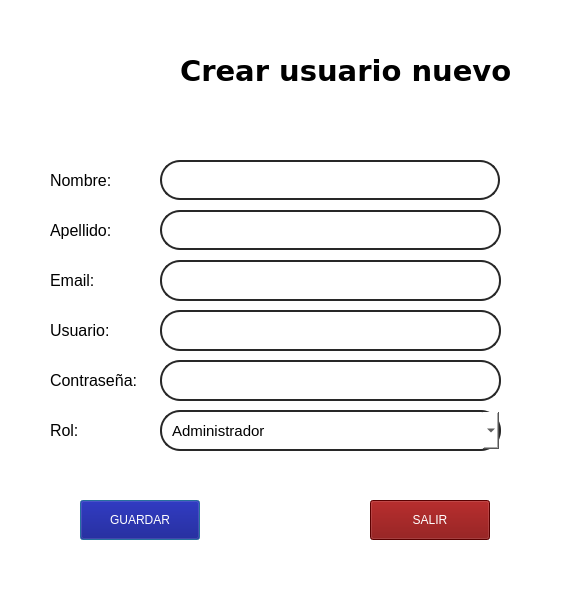
<?xml version="1.0" encoding="UTF-8"?>
<ui version="4.0">
 <class>CreateUserForm</class>
 <widget class="QDialog" name="CreateUserForm">
  <property name="geometry">
   <rect>
    <x>0</x>
    <y>0</y>
    <width>575</width>
    <height>600</height>
   </rect>
  </property>
  <property name="windowTitle">
   <string>S R B | Crear Usuario</string>
  </property>
  <property name="windowIcon">
   <iconset>
    <normaloff>../../../public/img/icon-SRB.png</normaloff>../../../public/img/icon-SRB.png</iconset>
  </property>
  <property name="styleSheet">
   <string notr="true">background-color: rgb(255, 255, 255);</string>
  </property>
  <widget class="QLabel" name="firstNameLabel">
   <property name="geometry">
    <rect>
     <x>50</x>
     <y>170</y>
     <width>100</width>
     <height>20</height>
    </rect>
   </property>
   <property name="font">
    <font>
     <pointsize>12</pointsize>
    </font>
   </property>
   <property name="text">
    <string>Nombre:</string>
   </property>
  </widget>
  <widget class="QLineEdit" name="firstNameInput">
   <property name="geometry">
    <rect>
     <x>160</x>
     <y>160</y>
     <width>340</width>
     <height>40</height>
    </rect>
   </property>
   <property name="font">
    <font>
     <pointsize>11</pointsize>
    </font>
   </property>
   <property name="styleSheet">
    <string notr="true">border: 2px solid rgb(40,40,40);
border-radius: 20px;
padding: 5px;</string>
   </property>
  </widget>
  <widget class="QLabel" name="lastNameLabel">
   <property name="geometry">
    <rect>
     <x>50</x>
     <y>220</y>
     <width>100</width>
     <height>20</height>
    </rect>
   </property>
   <property name="font">
    <font>
     <pointsize>12</pointsize>
    </font>
   </property>
   <property name="text">
    <string>Apellido:</string>
   </property>
  </widget>
  <widget class="QLineEdit" name="lastNameInput">
   <property name="geometry">
    <rect>
     <x>160</x>
     <y>210</y>
     <width>341</width>
     <height>40</height>
    </rect>
   </property>
   <property name="font">
    <font>
     <pointsize>11</pointsize>
    </font>
   </property>
   <property name="styleSheet">
    <string notr="true">border: 2px solid rgb(40,40,40);
border-radius: 20px;
padding: 5px;</string>
   </property>
  </widget>
  <widget class="QLabel" name="emailLabel">
   <property name="geometry">
    <rect>
     <x>50</x>
     <y>270</y>
     <width>100</width>
     <height>20</height>
    </rect>
   </property>
   <property name="font">
    <font>
     <pointsize>12</pointsize>
    </font>
   </property>
   <property name="text">
    <string>Email:</string>
   </property>
  </widget>
  <widget class="QLineEdit" name="emailInput">
   <property name="geometry">
    <rect>
     <x>160</x>
     <y>260</y>
     <width>341</width>
     <height>41</height>
    </rect>
   </property>
   <property name="font">
    <font>
     <pointsize>11</pointsize>
    </font>
   </property>
   <property name="styleSheet">
    <string notr="true">border: 2px solid rgb(40,40,40);
border-radius: 20px;
padding: 5px;</string>
   </property>
  </widget>
  <widget class="QLabel" name="userLabel">
   <property name="geometry">
    <rect>
     <x>50</x>
     <y>320</y>
     <width>100</width>
     <height>20</height>
    </rect>
   </property>
   <property name="font">
    <font>
     <pointsize>12</pointsize>
    </font>
   </property>
   <property name="text">
    <string>Usuario:</string>
   </property>
  </widget>
  <widget class="QLineEdit" name="userInput">
   <property name="geometry">
    <rect>
     <x>160</x>
     <y>310</y>
     <width>341</width>
     <height>41</height>
    </rect>
   </property>
   <property name="font">
    <font>
     <pointsize>11</pointsize>
    </font>
   </property>
   <property name="styleSheet">
    <string notr="true">border: 2px solid rgb(40,40,40);
border-radius: 20px;
padding: 5px;</string>
   </property>
  </widget>
  <widget class="QLabel" name="passwordLabel">
   <property name="geometry">
    <rect>
     <x>50</x>
     <y>370</y>
     <width>100</width>
     <height>20</height>
    </rect>
   </property>
   <property name="font">
    <font>
     <pointsize>12</pointsize>
    </font>
   </property>
   <property name="text">
    <string>Contraseña:</string>
   </property>
  </widget>
  <widget class="QLineEdit" name="passwordInput">
   <property name="geometry">
    <rect>
     <x>160</x>
     <y>360</y>
     <width>341</width>
     <height>41</height>
    </rect>
   </property>
   <property name="font">
    <font>
     <pointsize>11</pointsize>
    </font>
   </property>
   <property name="styleSheet">
    <string notr="true">border: 2px solid rgb(40,40,40);
border-radius: 20px;
padding: 5px;</string>
   </property>
   <property name="echoMode">
    <enum>QLineEdit::Password</enum>
   </property>
  </widget>
  <widget class="QLabel" name="roleLabel">
   <property name="geometry">
    <rect>
     <x>50</x>
     <y>420</y>
     <width>100</width>
     <height>20</height>
    </rect>
   </property>
   <property name="font">
    <font>
     <pointsize>12</pointsize>
    </font>
   </property>
   <property name="text">
    <string>Rol:</string>
   </property>
  </widget>
  <widget class="QComboBox" name="roleComboBox">
   <property name="geometry">
    <rect>
     <x>160</x>
     <y>410</y>
     <width>341</width>
     <height>41</height>
    </rect>
   </property>
   <property name="font">
    <font>
     <pointsize>11</pointsize>
    </font>
   </property>
   <property name="styleSheet">
    <string notr="true">border: 2px solid rgb(40,40,40);
border-radius: 20px;
padding: 10px;</string>
   </property>
   <item>
    <property name="text">
     <string>Administrador</string>
    </property>
   </item>
   <item>
    <property name="text">
     <string>Usuario</string>
    </property>
   </item>
  </widget>
  <widget class="QPushButton" name="btnGuardar">
   <property name="geometry">
    <rect>
     <x>80</x>
     <y>500</y>
     <width>120</width>
     <height>40</height>
    </rect>
   </property>
   <property name="styleSheet">
    <string>color: rgb(255, 255, 255); font: 75 12pt &quot;Utendo&quot;; background-color: rgb(0, 0, 127);</string>
   </property>
   <property name="text">
    <string>GUARDAR</string>
   </property>
  </widget>
  <widget class="QPushButton" name="btnSalir">
   <property name="geometry">
    <rect>
     <x>370</x>
     <y>500</y>
     <width>120</width>
     <height>40</height>
    </rect>
   </property>
   <property name="styleSheet">
    <string>color: rgb(255, 255, 255); font: 75 12pt &quot;Utendo&quot;; background-color: rgb(127, 0, 0);</string>
   </property>
   <property name="text">
    <string>SALIR</string>
   </property>
  </widget>
  <widget class="QLabel" name="label">
   <property name="geometry">
    <rect>
     <x>180</x>
     <y>40</y>
     <width>341</width>
     <height>61</height>
    </rect>
   </property>
   <property name="font">
    <font>
     <family>Verdana</family>
     <pointsize>22</pointsize>
     <weight>75</weight>
     <bold>true</bold>
    </font>
   </property>
   <property name="text">
    <string>Crear usuario nuevo</string>
   </property>
  </widget>
  <widget class="QLabel" name="lb_image_2">
   <property name="geometry">
    <rect>
     <x>10</x>
     <y>0</y>
     <width>151</width>
     <height>141</height>
    </rect>
   </property>
   <property name="styleSheet">
    <string notr="true"/>
   </property>
   <property name="text">
    <string/>
   </property>
   <property name="pixmap">
    <pixmap>../../../public/img/logo-SRB.png</pixmap>
   </property>
   <property name="scaledContents">
    <bool>true</bool>
   </property>
   <property name="alignment">
    <set>Qt::AlignCenter</set>
   </property>
  </widget>
 </widget>
 <resources/>
 <connections/>
</ui>
